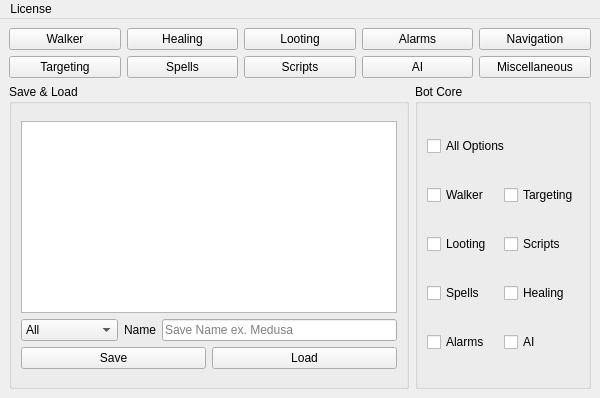
<?xml version="1.0" encoding="UTF-8"?>
<ui version="4.0">
 <class>Bot_View</class>
 <widget class="QMainWindow" name="Bot_View">
  <property name="windowModality">
   <enum>Qt::WindowModality::NonModal</enum>
  </property>
  <property name="geometry">
   <rect>
    <x>0</x>
    <y>0</y>
    <width>600</width>
    <height>398</height>
   </rect>
  </property>
  <property name="sizePolicy">
   <sizepolicy hsizetype="Fixed" vsizetype="Fixed">
    <horstretch>0</horstretch>
    <verstretch>0</verstretch>
   </sizepolicy>
  </property>
  <property name="focusPolicy">
   <enum>Qt::FocusPolicy::StrongFocus</enum>
  </property>
  <property name="windowTitle">
   <string>EasyBot</string>
  </property>
  <widget class="QWidget" name="centralwidget">
   <property name="enabled">
    <bool>true</bool>
   </property>
   <property name="sizePolicy">
    <sizepolicy hsizetype="Fixed" vsizetype="Fixed">
     <horstretch>0</horstretch>
     <verstretch>0</verstretch>
    </sizepolicy>
   </property>
   <property name="minimumSize">
    <size>
     <width>400</width>
     <height>300</height>
    </size>
   </property>
   <property name="focusPolicy">
    <enum>Qt::FocusPolicy::StrongFocus</enum>
   </property>
   <layout class="QVBoxLayout" name="verticalLayout">
    <item>
     <layout class="QHBoxLayout" name="horizontalLayout">
      <item>
       <widget class="QPushButton" name="walker_pushButton">
        <property name="text">
         <string>Walker</string>
        </property>
       </widget>
      </item>
      <item>
       <widget class="QPushButton" name="healing_pushButton">
        <property name="enabled">
         <bool>true</bool>
        </property>
        <property name="text">
         <string>Healing</string>
        </property>
       </widget>
      </item>
      <item>
       <widget class="QPushButton" name="looting_pushButton">
        <property name="text">
         <string>Looting</string>
        </property>
       </widget>
      </item>
      <item>
       <widget class="QPushButton" name="alarms_pushButton">
        <property name="enabled">
         <bool>true</bool>
        </property>
        <property name="text">
         <string>Alarms</string>
        </property>
       </widget>
      </item>
      <item>
       <widget class="QPushButton" name="navigation_pushButton">
        <property name="text">
         <string>Navigation</string>
        </property>
       </widget>
      </item>
     </layout>
    </item>
    <item>
     <layout class="QHBoxLayout" name="horizontalLayout_2">
      <item>
       <widget class="QPushButton" name="targeting_pushButton">
        <property name="text">
         <string>Targeting</string>
        </property>
       </widget>
      </item>
      <item>
       <widget class="QPushButton" name="spells_pushButton">
        <property name="enabled">
         <bool>true</bool>
        </property>
        <property name="text">
         <string>Spells</string>
        </property>
       </widget>
      </item>
      <item>
       <widget class="QPushButton" name="scripts_pushButton">
        <property name="enabled">
         <bool>true</bool>
        </property>
        <property name="text">
         <string>Scripts</string>
        </property>
       </widget>
      </item>
      <item>
       <widget class="QPushButton" name="ai_pushButton">
        <property name="enabled">
         <bool>true</bool>
        </property>
        <property name="text">
         <string>AI</string>
        </property>
       </widget>
      </item>
      <item>
       <widget class="QPushButton" name="miscellaneous_pushButton">
        <property name="text">
         <string>Miscellaneous</string>
        </property>
       </widget>
      </item>
     </layout>
    </item>
    <item>
     <layout class="QHBoxLayout" name="horizontalLayout_5">
      <item>
       <widget class="QGroupBox" name="groupBox">
        <property name="title">
         <string>Save &amp;&amp; Load</string>
        </property>
        <layout class="QVBoxLayout" name="verticalLayout_3">
         <item>
          <layout class="QVBoxLayout" name="verticalLayout_2">
           <item>
            <widget class="QListWidget" name="profiles_listWidget">
             <property name="sizePolicy">
              <sizepolicy hsizetype="Preferred" vsizetype="Fixed">
               <horstretch>0</horstretch>
               <verstretch>0</verstretch>
              </sizepolicy>
             </property>
            </widget>
           </item>
           <item>
            <layout class="QHBoxLayout" name="horizontalLayout_4">
             <item>
              <widget class="QComboBox" name="saveLoad_comboBox">
               <item>
                <property name="text">
                 <string>All</string>
                </property>
               </item>
               <item>
                <property name="text">
                 <string>Walker</string>
                </property>
               </item>
               <item>
                <property name="text">
                 <string>Targeting</string>
                </property>
               </item>
               <item>
                <property name="text">
                 <string>Looting</string>
                </property>
               </item>
               <item>
                <property name="text">
                 <string>Healing</string>
                </property>
               </item>
               <item>
                <property name="text">
                 <string>Spells</string>
                </property>
               </item>
               <item>
                <property name="text">
                 <string>Scripts</string>
                </property>
               </item>
               <item>
                <property name="text">
                 <string>Alarms</string>
                </property>
               </item>
               <item>
                <property name="text">
                 <string>Heal Friend</string>
                </property>
               </item>
               <item>
                <property name="text">
                 <string>AI</string>
                </property>
               </item>
               <item>
                <property name="text">
                 <string>Rune Maker</string>
                </property>
               </item>
              </widget>
             </item>
             <item>
              <widget class="QLabel" name="label_2">
               <property name="sizePolicy">
                <sizepolicy hsizetype="Fixed" vsizetype="Fixed">
                 <horstretch>0</horstretch>
                 <verstretch>0</verstretch>
                </sizepolicy>
               </property>
               <property name="text">
                <string>Name</string>
               </property>
              </widget>
             </item>
             <item>
              <widget class="QLineEdit" name="name_lineEdit">
               <property name="sizePolicy">
                <sizepolicy hsizetype="Expanding" vsizetype="Fixed">
                 <horstretch>0</horstretch>
                 <verstretch>0</verstretch>
                </sizepolicy>
               </property>
               <property name="placeholderText">
                <string>Save Name ex. Medusa</string>
               </property>
              </widget>
             </item>
            </layout>
           </item>
           <item>
            <layout class="QHBoxLayout" name="horizontalLayout_3">
             <item>
              <widget class="QPushButton" name="save_pushButton">
               <property name="sizePolicy">
                <sizepolicy hsizetype="Minimum" vsizetype="Fixed">
                 <horstretch>0</horstretch>
                 <verstretch>0</verstretch>
                </sizepolicy>
               </property>
               <property name="text">
                <string>Save</string>
               </property>
              </widget>
             </item>
             <item>
              <widget class="QPushButton" name="load_pushButton">
               <property name="sizePolicy">
                <sizepolicy hsizetype="Minimum" vsizetype="Fixed">
                 <horstretch>0</horstretch>
                 <verstretch>0</verstretch>
                </sizepolicy>
               </property>
               <property name="text">
                <string>Load</string>
               </property>
              </widget>
             </item>
            </layout>
           </item>
          </layout>
         </item>
        </layout>
       </widget>
      </item>
      <item>
       <widget class="QGroupBox" name="groupBox_2">
        <property name="title">
         <string>Bot Core</string>
        </property>
        <layout class="QGridLayout" name="gridLayout">
         <item row="3" column="1">
          <widget class="QCheckBox" name="spells_checkBox">
           <property name="text">
            <string>Spells</string>
           </property>
          </widget>
         </item>
         <item row="4" column="1">
          <widget class="QCheckBox" name="alarms_checkBox">
           <property name="text">
            <string>Alarms</string>
           </property>
          </widget>
         </item>
         <item row="1" column="3">
          <widget class="QCheckBox" name="targeting_checkBox">
           <property name="text">
            <string>Targeting</string>
           </property>
          </widget>
         </item>
         <item row="2" column="3">
          <widget class="QCheckBox" name="scripts_checkBox">
           <property name="text">
            <string>Scripts</string>
           </property>
          </widget>
         </item>
         <item row="2" column="1">
          <widget class="QCheckBox" name="looting_checkBox">
           <property name="text">
            <string>Looting</string>
           </property>
          </widget>
         </item>
         <item row="1" column="1" colspan="2">
          <widget class="QCheckBox" name="walker_checkBox">
           <property name="text">
            <string>Walker</string>
           </property>
          </widget>
         </item>
         <item row="3" column="3">
          <widget class="QCheckBox" name="healing_checkBox">
           <property name="text">
            <string>Healing</string>
           </property>
          </widget>
         </item>
         <item row="0" column="1" colspan="3">
          <widget class="QCheckBox" name="all_checkBox">
           <property name="sizePolicy">
            <sizepolicy hsizetype="Fixed" vsizetype="Fixed">
             <horstretch>0</horstretch>
             <verstretch>0</verstretch>
            </sizepolicy>
           </property>
           <property name="text">
            <string>All Options</string>
           </property>
          </widget>
         </item>
         <item row="4" column="3">
          <widget class="QCheckBox" name="ai_checkBox">
           <property name="text">
            <string>AI</string>
           </property>
          </widget>
         </item>
        </layout>
       </widget>
      </item>
     </layout>
    </item>
   </layout>
  </widget>
  <widget class="QMenuBar" name="menuBar">
   <property name="geometry">
    <rect>
     <x>0</x>
     <y>0</y>
     <width>600</width>
     <height>22</height>
    </rect>
   </property>
   <widget class="QMenu" name="menuLicense">
    <property name="title">
     <string>License</string>
    </property>
    <addaction name="actionAbout_QT"/>
   </widget>
   <addaction name="menuLicense"/>
  </widget>
  <action name="actionAbout_QT">
   <property name="text">
    <string>About QT</string>
   </property>
  </action>
 </widget>
 <tabstops>
  <tabstop>walker_pushButton</tabstop>
 </tabstops>
 <resources/>
 <connections>
  <connection>
   <sender>all_checkBox</sender>
   <signal>clicked()</signal>
   <receiver>targeting_checkBox</receiver>
   <slot>click()</slot>
   <hints>
    <hint type="sourcelabel">
     <x>485</x>
     <y>134</y>
    </hint>
    <hint type="destinationlabel">
     <x>579</x>
     <y>175</y>
    </hint>
   </hints>
  </connection>
  <connection>
   <sender>all_checkBox</sender>
   <signal>clicked()</signal>
   <receiver>walker_checkBox</receiver>
   <slot>click()</slot>
   <hints>
    <hint type="sourcelabel">
     <x>485</x>
     <y>134</y>
    </hint>
    <hint type="destinationlabel">
     <x>484</x>
     <y>175</y>
    </hint>
   </hints>
  </connection>
  <connection>
   <sender>all_checkBox</sender>
   <signal>clicked()</signal>
   <receiver>looting_checkBox</receiver>
   <slot>click()</slot>
   <hints>
    <hint type="sourcelabel">
     <x>485</x>
     <y>134</y>
    </hint>
    <hint type="destinationlabel">
     <x>478</x>
     <y>216</y>
    </hint>
   </hints>
  </connection>
  <connection>
   <sender>all_checkBox</sender>
   <signal>clicked()</signal>
   <receiver>scripts_checkBox</receiver>
   <slot>click()</slot>
   <hints>
    <hint type="sourcelabel">
     <x>485</x>
     <y>134</y>
    </hint>
    <hint type="destinationlabel">
     <x>579</x>
     <y>216</y>
    </hint>
   </hints>
  </connection>
  <connection>
   <sender>all_checkBox</sender>
   <signal>clicked()</signal>
   <receiver>spells_checkBox</receiver>
   <slot>click()</slot>
   <hints>
    <hint type="sourcelabel">
     <x>485</x>
     <y>134</y>
    </hint>
    <hint type="destinationlabel">
     <x>478</x>
     <y>257</y>
    </hint>
   </hints>
  </connection>
  <connection>
   <sender>all_checkBox</sender>
   <signal>clicked()</signal>
   <receiver>healing_checkBox</receiver>
   <slot>click()</slot>
   <hints>
    <hint type="sourcelabel">
     <x>485</x>
     <y>134</y>
    </hint>
    <hint type="destinationlabel">
     <x>579</x>
     <y>257</y>
    </hint>
   </hints>
  </connection>
  <connection>
   <sender>all_checkBox</sender>
   <signal>clicked()</signal>
   <receiver>alarms_checkBox</receiver>
   <slot>click()</slot>
   <hints>
    <hint type="sourcelabel">
     <x>457</x>
     <y>124</y>
    </hint>
    <hint type="destinationlabel">
     <x>448</x>
     <y>288</y>
    </hint>
   </hints>
  </connection>
  <connection>
   <sender>all_checkBox</sender>
   <signal>clicked()</signal>
   <receiver>ai_checkBox</receiver>
   <slot>click()</slot>
   <hints>
    <hint type="sourcelabel">
     <x>457</x>
     <y>124</y>
    </hint>
    <hint type="destinationlabel">
     <x>448</x>
     <y>329</y>
    </hint>
   </hints>
  </connection>
 </connections>
</ui>
